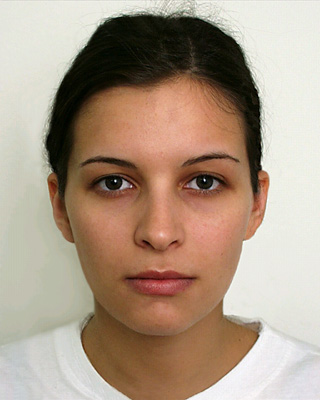
#> input picture faces_demo/f01.jpg, 320 x 400 px; the run also reads 3 pictures not shown here
$ python annotate.py
#> lines starting #> are read from the running program, lines starting #| are printed output that depends on the picture; after the words box and inside, x2 and y2 are one past the last pixel; in counts of white or black regions, pixels touching at a corner belong together
#> further down, im is the input picture: shape (400, 320, 3); mean B, G, R 134.2, 152.2, 172.1
import cv2
import numpy as np


# Variables
# 00: L. eye L. x
# 01: L. eye L. y
# 02: L. eye R. x
# 03: L. eye R. y
# 04: L. eye high x
# 05: L. eye high y
# 06: L. eye low x
# 07: L. eye low y
# 08: R. eye L. x
# 09: R. eye L. y
# 10: R. eye R. x
# 11: R. eye R. y
# 12: R. eye high x
# 13: R. eye high y
# 14: R. eye low x
# 15: R. eye low y
# 16: Nose L. x
# 17: Nose L. y
# 18: Nose R. x
# 19: Nose R. y
# 20: Nose tip x
# 21: Nose tip y
# 22: L. ear bot. X
# 23: L. ear bot. Y
# 24: R. ear bot. X
# 25: R. ear bot. Y
# 26: Mouth L. x
# 27: Mouth L. y
# 28: Mouth R. x
# 29: Mouth R. y
# 30: Mouth top x
# 31: Mouth top y
# 32: Mouth bot x
# 33: Mouth bot y
# 34: Chin x
# 35: Chin y
# 36: Jaw L. x
# 37: Jaw L. y
# 38: Jaw R. x
# 39: Jaw R. y


# Faces data (f01 - f06)
data = np.array([
[ 92,  95,  91, 101,  60, 135],
[189,  76, 185, 250,  89, 121],
[138, 174, 130, 148, 104, 170],
[187,  90, 191, 236,  94, 121],
[112, 130, 110, 116,  81, 147],
[174,  61, 177, 229,  78, 109],
[114, 137, 111, 127,  83, 154],
[192,  99, 196, 246,  95, 125],
[181, 259, 171, 203, 153, 215],
[188,  92, 190, 227,  92, 108],
[224, 342, 211, 252, 194, 250],
[184,  82, 188, 217,  87,  92],
[203, 305, 190, 223, 172, 225],
[174,  64, 177, 208,  77,  88],
[206, 308, 192, 229, 172, 234],
[192, 100, 196, 225,  93, 104],
[134, 173, 129, 157, 101, 185],
[239, 189, 235, 285, 137, 165],
[184, 258, 171, 215, 154, 224],
[239, 190, 235, 274, 133, 151],
[160, 214, 151, 190, 128, 208],
[250, 210, 246, 282, 146, 169],
[ 74,  63,  66,  96,  35, 128],
[243, 174, 243, 339, 152, 149],
[243, 385, 236, 288, 208, 291],
[242, 189, 243, 301, 147, 116],
[125, 157, 119, 146,  88, 189],
[280, 264, 274, 330, 174, 195],
[194, 281, 181, 239, 157, 244],
[279, 261, 273, 310, 174, 181],
[160, 213, 151, 191, 127, 213],
[272, 239, 267, 311, 159, 183],
[160, 217, 151, 202, 124, 224],
[295, 298, 288, 345, 206, 206],
[161, 217, 152, 208, 121, 233],
[335, 364, 331, 390, 246, 234],
[ 97,  87,  80, 114,  44, 155],
[298, 269, 285, 363, 180, 195],
[224, 360, 222, 283, 193, 285],
[299, 273, 285, 327, 188, 166]
]).astype(float)


########################################
##
def annoteImage(im, pts):
    pts = pts.astype(int)
#> pts = 40 values, max 335 at index 35, min 74 at index 22, mean 198.4

    # Mark points
    for i in range(0, int(len(pts)), 2):
        cv2.circle(im, (pts[i], pts[i+1]), 2, (0,0,255), -1)
#> this loop made 20 passes
#> i on passes 3 to 14: 4, 6, 8, 10, 12, 14, 16, 18, 20, 22, 24, 26
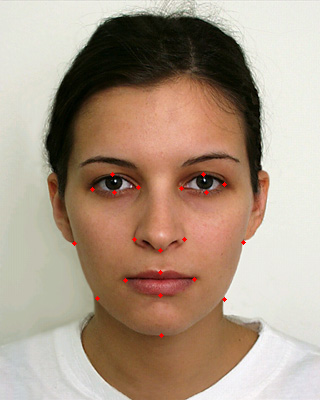
#> im: shape (400, 320, 3); 0.2% of pixels changed, all inside (x1, y1, x2, y2) = (72, 172, 246, 338)

    # Jaw
    cv2.line(im, pts[22:24], pts[36:38], (0,0,255), 2)
    cv2.line(im, pts[36:38], pts[34:36], (0,0,255), 2)
    cv2.line(im, pts[34:36], pts[38:40], (0,0,255), 2)
    cv2.line(im, pts[38:40], pts[24:26], (0,0,255), 2)
    # Mouth
    cv2.line(im, pts[26:28], pts[30:32], (0,0,255), 2)
#> im: shape (400, 320, 3); mean B, G, R 133.6, 151.4, 173.1
    cv2.line(im, pts[30:32], pts[28:30], (0,0,255), 2)
#> im: shape (400, 320, 3); mean B, G, R 133.6, 151.4, 173.2
    cv2.line(im, pts[28:30], pts[32:34], (0,0,255), 2)
#> im: shape (400, 320, 3); mean B, G, R 133.5, 151.3, 173.2
    cv2.line(im, pts[32:34], pts[26:28], (0,0,255), 2)
    cv2.line(im, pts[26:28], pts[28:30], (0,0,255), 2)
    # Left eye
    cv2.line(im, pts[0:2], pts[4:6], (0,0,255), 2)
#> im: shape (400, 320, 3); mean B, G, R 133.4, 151.2, 173.6
    cv2.line(im, pts[4:6], pts[2:4], (0,0,255), 2)
#> im: shape (400, 320, 3); mean B, G, R 133.4, 151.2, 173.7
    cv2.line(im, pts[2:4], pts[6:8], (0,0,255), 2)
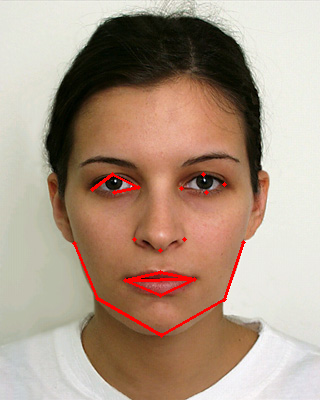
#> im: shape (400, 320, 3); mean B, G, R 133.4, 151.2, 173.8
    cv2.line(im, pts[6:8], pts[0:2], (0,0,255), 2)
#> im: shape (400, 320, 3); 0.04% of pixels changed, all inside (x1, y1, x2, y2) = (94, 189, 113, 194)
    # Right eye
    cv2.line(im, pts[8:10], pts[12:14], (0,0,255), 2)
#> im: shape (400, 320, 3); mean B, G, R 133.3, 151.1, 173.9
    cv2.line(im, pts[12:14], pts[10:12], (0,0,255), 2)
    cv2.line(im, pts[10:12], pts[14:16], (0,0,255), 2)
#> im: shape (400, 320, 3); mean B, G, R 133.3, 151.1, 174
    cv2.line(im, pts[14:16], pts[8:10], (0,0,255), 2)
#> im: shape (400, 320, 3); mean B, G, R 133.3, 151, 174.1
    # Nose
    cv2.line(im, pts[2:4], pts[16:18], (0,0,255), 2)
    cv2.line(im, pts[16:18], pts[20:22], (0,0,255), 2)
#> im: shape (400, 320, 3); mean B, G, R 133.2, 150.9, 174.3
    cv2.line(im, pts[20:22], pts[18:20], (0,0,255), 2)
#> im: shape (400, 320, 3); mean B, G, R 133.2, 150.8, 174.4
    cv2.line(im, pts[18:20], pts[8:10], (0,0,255), 2)


########################################
##
if __name__ == '__main__':
    im = cv2.imread('f01.jpg')
    annoteImage(im, data[:,0].transpose())
    cv2.imwrite('f01_annot.jpg', im)

    im = cv2.imread('f02.jpg')
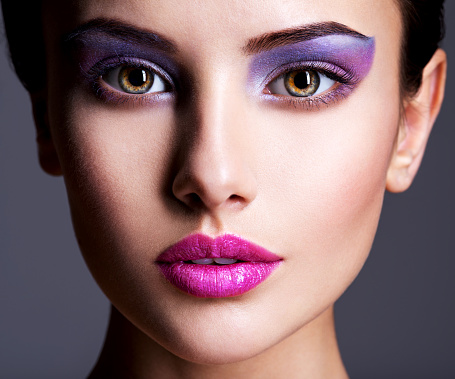
#> input picture faces_demo/f02.jpg, 455 x 379 px
#> im is the input picture: shape (379, 455, 3); mean B, G, R 109.7, 106.5, 134.5
    annoteImage(im, data[:,1].transpose())
#> in annoteImage (call 2), `pts = pts.astype(int)`: pts = 40 values, max 385 at index 24, min 61 at index 5, mean 199
#> the loop in annoteImage (call 2), `for i in range(0, int(len(pts)), 2):` made 20 passes
#> after the loop in annoteImage (call 2), `for i in range(0, int(len(pts)), 2):`:
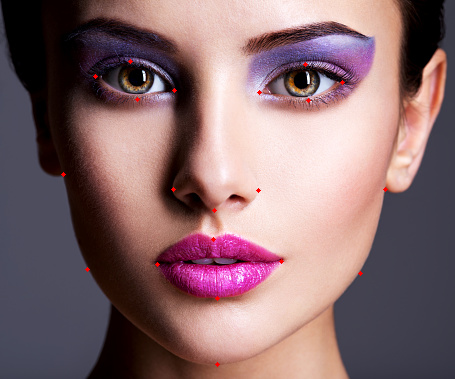
#> im: shape (379, 455, 3); 0.15% of pixels changed, all inside (x1, y1, x2, y2) = (61, 59, 388, 367)
#> in annoteImage (call 2), `cv2.line(im, pts[0:2], pts[4:6], (0,0,255), 2)`: im: shape (379, 455, 3); mean B, G, R 108.1, 105.2, 136.6
#> in annoteImage (call 2), `cv2.line(im, pts[2:4], pts[6:8], (0,0,255), 2)`: im: shape (379, 455, 3); mean B, G, R 107.9, 105.1, 136.8
#> in annoteImage (call 2), `cv2.line(im, pts[12:14], pts[10:12], (0,0,255), 2)`: im: shape (379, 455, 3); mean B, G, R 107.8, 105, 137.2
#> in annoteImage (call 2), `cv2.line(im, pts[10:12], pts[14:16], (0,0,255), 2)`: im: shape (379, 455, 3); mean B, G, R 107.7, 104.9, 137.3
#> in annoteImage (call 2), `cv2.line(im, pts[16:18], pts[20:22], (0,0,255), 2)`: im: shape (379, 455, 3); mean B, G, R 107.6, 104.8, 137.8
#> in annoteImage (call 2), `cv2.line(im, pts[18:20], pts[8:10], (0,0,255), 2)`:
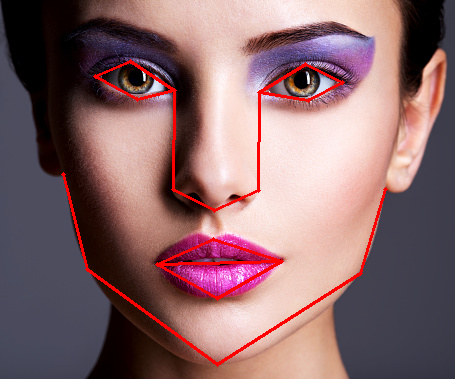
#> im: shape (379, 455, 3); mean B, G, R 107.1, 104.3, 137.8
    cv2.imwrite('f02_annot.jpg', im)

    im = cv2.imread('f03.jpg')
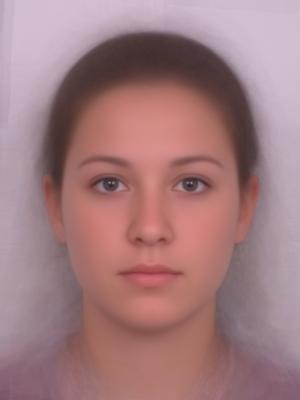
#> input picture faces_demo/f03.jpg, 300 x 400 px
#> im is the input picture: shape (400, 300, 3); mean B, G, R 127.8, 124.1, 162.2
    annoteImage(im, data[:,2].transpose())
#> in annoteImage (call 3), `pts = pts.astype(int)`: pts = 40 values, max 331 at index 35, min 66 at index 22, mean 193
#> the loop in annoteImage (call 3), `for i in range(0, int(len(pts)), 2):` made 20 passes
#> after the loop in annoteImage (call 3), `for i in range(0, int(len(pts)), 2):`:
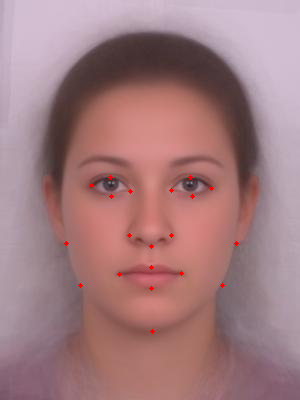
#> im: shape (400, 300, 3); 0.22% of pixels changed, all inside (x1, y1, x2, y2) = (64, 175, 239, 334)
    cv2.imwrite('f03_annot.jpg', im)

    im = cv2.imread('f04.jpg')
    annoteImage(im, data[:,3].transpose())
    cv2.imwrite('f04_annot.jpg', im)

    im = cv2.imread('f05.jpg')
    annoteImage(im, data[:,4].transpose())
    cv2.imwrite('f05_annot.jpg', im)

    im = cv2.imread('f06.jpg')
    annoteImage(im, data[:,5].transpose())
    cv2.imwrite('f06_annot.jpg', im)

    # Draw mean face
    im = np.zeros((400, 400, 3))
    mean_face = data.mean(axis=1)
    mean_face = mean_face.astype(int)
    annoteImage(im, mean_face)
    cv2.imwrite('meanface_annot.jpg', im)

    print('\nMean face:')
    print(mean_face)

    # Put mean face on an unseen image
    im = cv2.imread('fn01.jpg')
    annoteImage(im, mean_face)
    cv2.imwrite('fn01_annot_mean.jpg', im)
